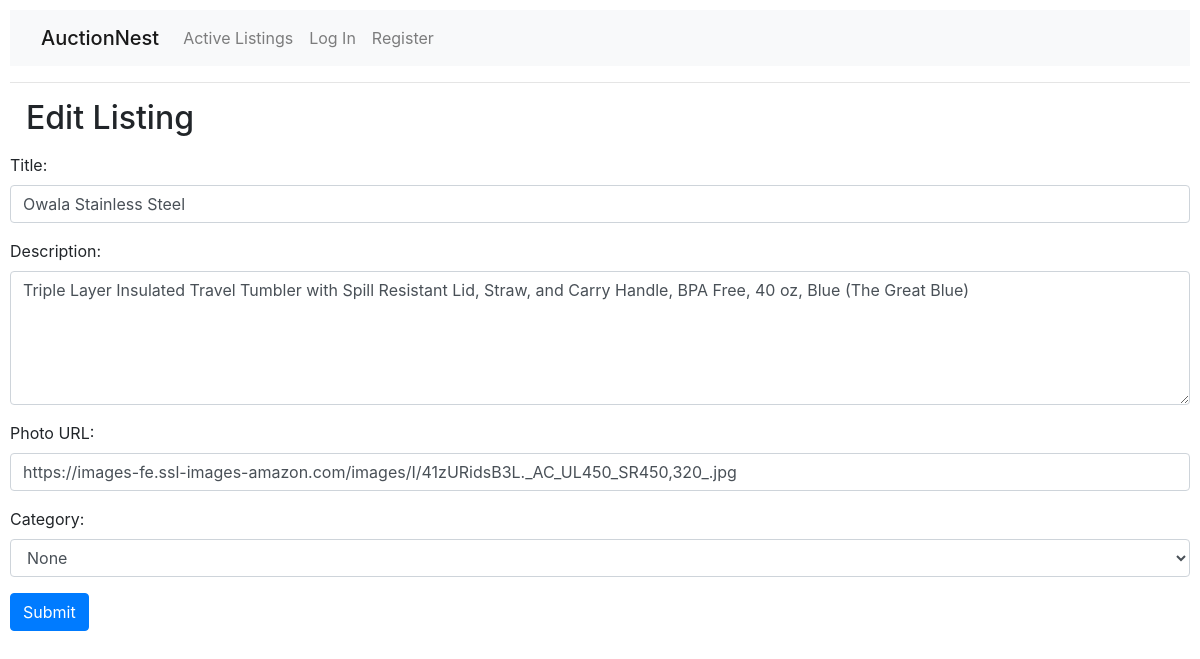
Screenshot of /12/edit with the database file from the repository.
### auctions/models.py (models this page shows, shortened)
class Listing(models.Model):
    title = models.CharField(max_length=100)
    desc = models.CharField(max_length=100)
    photo_url = models.TextField(default=None) # sets default value of url to None if not filled
    category = models.CharField(max_length=64, default=None)
    owner = models.ForeignKey(User, on_delete=models.CASCADE, related_name="created_by")
    isActive = models.BooleanField(default=True)
    watchlisted_by = models.ManyToManyField(User, blank=True, related_name="watchlist")
    startingBid = models.FloatField(default=0)
    highestBid = models.FloatField()
    category = models.ForeignKey(Category, on_delete=models.CASCADE, blank=True, null=True, related_name="listings")
    winner = models.ForeignKey(User, on_delete=models.CASCADE, blank=True, null=True, related_name="winner")

class Category(models.Model):
    name = models.CharField(max_length=64)
    def __str__(self):
        return f"{self.name}"

### auctions/views.py (the view)
# urls.py: path("<str:id>/edit", views.edit_listing, name="edit"),
def edit_listing(request, id):
    listing = Listing.objects.get(pk=id)
    if request.method == 'POST':
        listing.title = request.POST["title"]
        listing.desc = request.POST["desc"]
        listing.photo_url = request.POST["photo_url"]
        category_id = int(request.POST["category"])
        listing.category = Category.objects.get(pk=category_id)
        listing.save()
        return HttpResponseRedirect(reverse("item", args=(id,)))
    else:
        return render(request, "auctions/edit.html", {
            "listing": listing,
            "categories": Category.objects.exclude()
        })

### auctions/templates/auctions/edit.html (shortened to what this page needs)
{% extends "auctions/layout.html" %}
{% block body %}
    <h2 style="margin-left: 1rem">Edit Listing</h2>
    <form action="{% url 'edit' listing.id %}" method="POST">
        <div class="mb-3 mt-3">
          <label for="title" class="form-label">Title:</label>
          <input type="text" class="form-control" id="title" value="{{ listing.title }}" name="title" maxlength="100">
        </div>
        <div class="mb-3">
          <label for="desc" class="form-label">Description:</label>
          <textarea class="form-control" rows="5" id="comment" name="desc" maxlength="100"would>{{ listing.desc }}</textarea>
        </div>
        <div class="mb-3">
            <label for="photo_url" class="form-label">Photo URL:</label>
            <input type="text" class="form-control" value="{{ listing.photo_url }}" name="photo_url" maxlength="100">
        </div>
        <div class="mb-3">
            <label for="category" class="form-label">Category:</label>
            <select class="form-control" name="category">
                <option value="{{ listing.category.id }}" >{{ listing.category }}</option>
            </select>
        </div>
        <button type="submit" class="btn btn-primary">Submit</button>
    </form>
{% endblock %}

### auctions/static/auctions/styles.css (style rules this page uses)
body { padding: 10px; }

### rows the page displays
Listing: title "Owala Stainless Steel", desc "Triple Layer Insulated Travel Tumbler with Spill Resistant Lid, Straw, and Carry Handle, BPA Free, 40 oz, Blue (The Great Blue)", photo_url "https://images-fe.ssl-images-amazon.com/images/I/41zURidsB3L._AC_UL450_SR450,320_.jpg", category "None"
